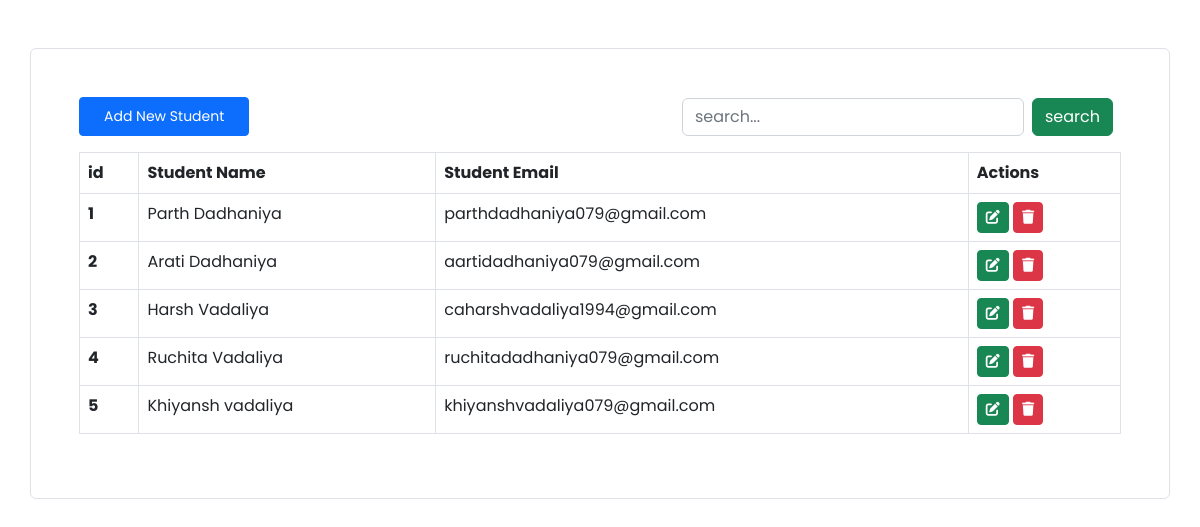
The page / on the database its author committed.
### crud_app/models.py (models this page shows, shortened)
class Student(models.Model):
    name = models.CharField(max_length=100, verbose_name="Student Name")
    email = models.EmailField(max_length=277, verbose_name="Student Email")

### crud_app/views.py (the view, shortened to what this page needs)
# urls.py: urlpatterns = [path("", index, name="index")]
def index(request):
    students = Student.objects.all()
    query = ""
    context = {"students": students, "query": query}
    return render(request, "index.html", context=context)

### crud_app/templates/index.html (shortened to what this page needs)
<!DOCTYPE html>
<html lang="en">
  <head>
    <link
      href="https://cdn.jsdelivr.net/npm/bootstrap@5.2.3/dist/css/bootstrap.min.css"
      rel="stylesheet"
    />
    <link
      rel="stylesheet"
      href="https://cdnjs.cloudflare.com/ajax/libs/font-awesome/6.5.1/css/all.min.css"
    />
  </head>
  <body>
    <div class="container mt-5 p-5 border rounded">
      <div class="d-flex justify-content-between align-items-center">
        <a
          href=""
          data-bs-toggle="modal"
          data-bs-target="#addStudentModal"
          class="btn btn-primary px-4 py-2 btn-sm"
          >Add New Student</a
        >
        <div>
          <form action="" method="post" class="d-flex">
            <input
              type="search"
              name="searchquery"
              class="form-control"
              placeholder="search..."
              value="{{query}}"
            />
            <button class="btn btn-success mx-2" name="search">search</button>
          </form>
        </div>
      </div>
      <table class="table mt-3 table-bordered" >
        <thead>
          <tr>
            <th scope="col">id</th>
            <th scope="col">Student Name</th>
            <th scope="col">Student Email</th>
            <th scope="col">Actions</th>
          </tr>
        </thead>
        <tbody>
          {% for student in students %}
            <tr>
              <th>{{student.id}}</th>
              <td>{{student.name}}</td>
              <td>{{student.email}}</td>
              <td>
                <a href="" class="btn btn-success btn-sm" data-bs-toggle="modal" data-bs-target="#updateStudentModal_{{student.id}}"><i class="fa-solid fa-pen-to-square"></i></a>
                <a href="" class="btn btn-danger btn-sm" data-bs-toggle="modal" data-bs-target="#deleteStudentModal_{{student.id}}" ><i class="fa-solid fa-trash"></i></a>
              </td>
            </tr>
          {% endfor %}
        </tbody>
      </table>
    </div>
  </body>
</html>

### crud_app/templates/index.html (style rules this page uses)
* { font-family: "Poppins", sans-serif; }

### rows shown on the page
Student: id "1", name "Parth Dadhaniya", email "parthdadhaniya079@gmail.com"
Student: id "2", name "Arati Dadhaniya", email "aartidadhaniya079@gmail.com"
Student: id "3", name "Harsh Vadaliya", email "caharshvadaliya1994@gmail.com"
Student: id "4", name "Ruchita Vadaliya", email "ruchitadadhaniya079@gmail.com"
Student: id "5", name "Khiyansh vadaliya", email "khiyanshvadaliya079@gmail.com"
